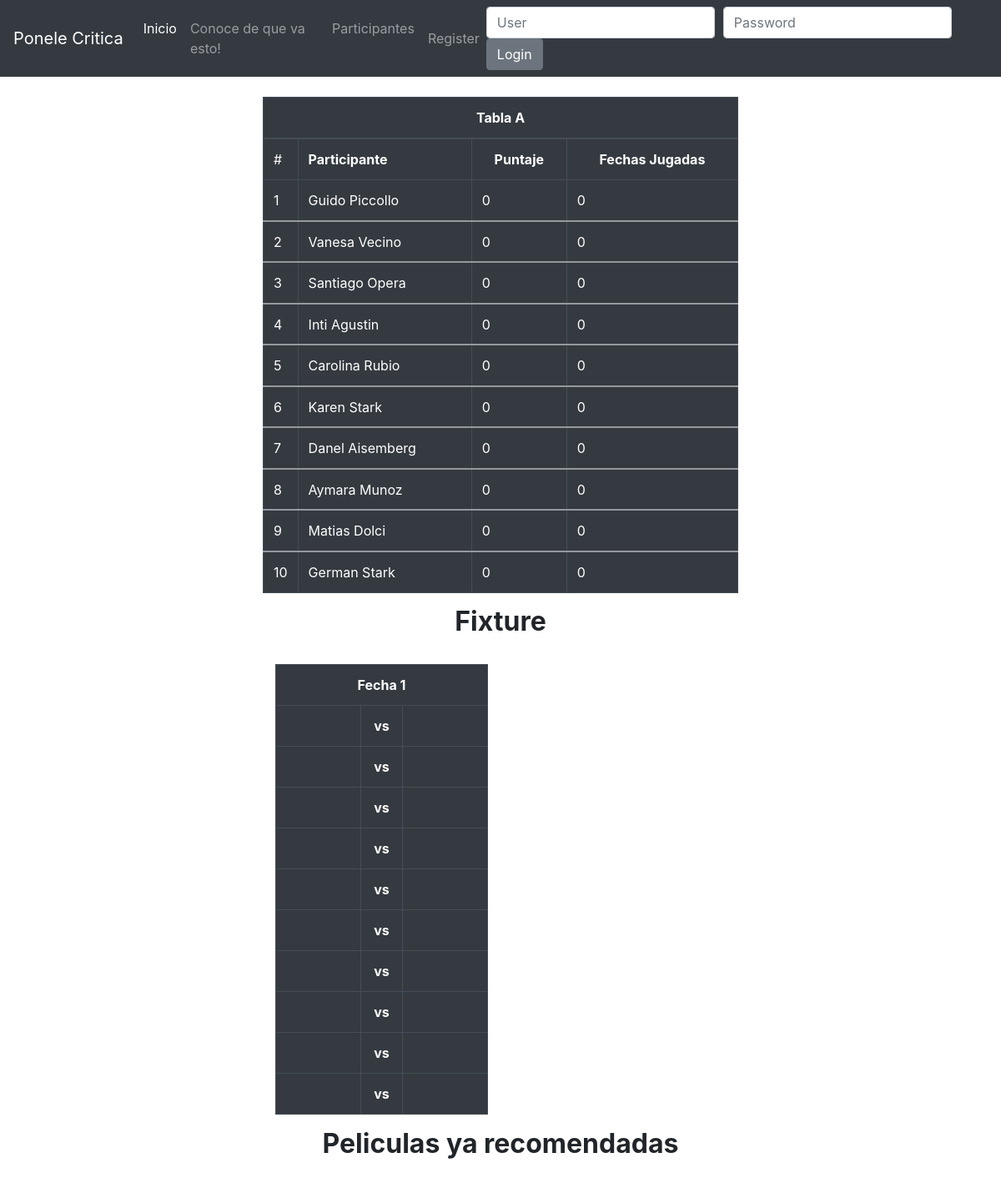
Page /test/ on the committed database.
### Participantes/models.py (models this page shows)
class ParticipantesTorneo(models.Model):
    partid = models.IntegerField(null=True)
    partnombre = models.CharField(max_length=20,verbose_name='Nombre')
    partapellido = models.CharField(max_length=20,verbose_name='Apellido')
    partpuntaje = models.IntegerField(null=True)
    partjugadas = models.IntegerField(null=True)
    partcat = models.CharField(max_length=1,verbose_name='Categoria')

### Participantes/views.py (the view)
# urls.py: path('test/', participantes_view ,name='test'),
def participantes_view(request):
    queryset = ParticipantesTorneo.objects.all().order_by('-partpuntaje')
    context = {
        "queryset": queryset,
    }
    return render(request, "test.html" , context)

### templates/test.html (shortened to what this page needs)
{% extends 'base.html' %}
{% block content%}
<br/>
<div class='row justify-content-center'>
    <div class='col-sm-6 col-sm-offset-3'>
        <table class="table table-dark table-bordered">
            <thead>
                <tr>
                <th scope="col" colspan='4' class='text-align-center'>Tabla A</th>
                </tr>
            </thead>
            <tbody>
                <tr>
                <td scope="col" >#</th>
                <th scope="col">Participante</th>
                <th scope="col" class='text-align-center'>Puntaje</th>
                <th scope="col" class='text-align-center'>Fechas Jugadas</th>
                </tr>
                <tr>
                {% for instance in queryset %}
                <tr><td style='width:1%;'>{{ forloop.counter }}</td>
                <td>{{ instance.partnombre }} {{ instance.partapellido }}</td>
                    {% if instance.partpuntaje == null %}
                        <td >0</td>
                    {%else%}
                        <td >{{ instance.partpuntaje }}</td>
                    {% endif %}
                    {% if instance.partjugadas == null %}
                        <td>0</td>
                    {% else %}
                        <td>{{ instance.partjugadas }}</td>
                    {% endif %}
                </tr>
                <tr>
            </tbody>
            {% endfor %}
        </table>
        <h2 class='text-align-center'><strong>Fixture</h2>
        <br/>
        <div class='col-sm-6 col-sm-offset-3'>
        <table class="table table-dark table-bordered">
            <tr>
                 <th scope="col" colspan='3' class='text-align-center'>Fecha 1</th>
            </tr>
            {% for instance in queryset %}
            <tr>
                <td></td>
                <td class='text-align-center' style='width:20%;'>vs</td>
                <td></td>
            </tr>
            {% endfor %}
        </table>
        </div>
                <h2 class='text-align-center'><strong>Peliculas ya recomendadas</h2>
        <br/>
        <br/>
        <br/>
    </div>
</div>
{% endblock %}

### static_pro/static/css/custom.css (style rules this page uses)
.text-align-center { text-align: center; }

### static_pro/static/css/navbar-top.css (style rules this page uses)
body { min-height: 50rem; }

### rows in the picture
ParticipantesTorneo: partnombre "Guido", partapellido "Piccollo", partpuntaje "0"
ParticipantesTorneo: partnombre "Vanesa", partapellido "Vecino", partpuntaje "0"
ParticipantesTorneo: partnombre "Santiago", partapellido "Opera", partpuntaje "0"
ParticipantesTorneo: partnombre "Inti", partapellido "Agustin", partpuntaje "0"
ParticipantesTorneo: partnombre "Carolina", partapellido "Rubio", partpuntaje "0"
ParticipantesTorneo: partnombre "Karen", partapellido "Stark", partpuntaje "0"
ParticipantesTorneo: partnombre "Danel", partapellido "Aisemberg", partpuntaje "0"
ParticipantesTorneo: partnombre "Aymara", partapellido "Munoz", partpuntaje "0"
ParticipantesTorneo: partnombre "Matias", partapellido "Dolci", partpuntaje "0"
ParticipantesTorneo: partnombre "German", partapellido "Stark", partpuntaje "0"
